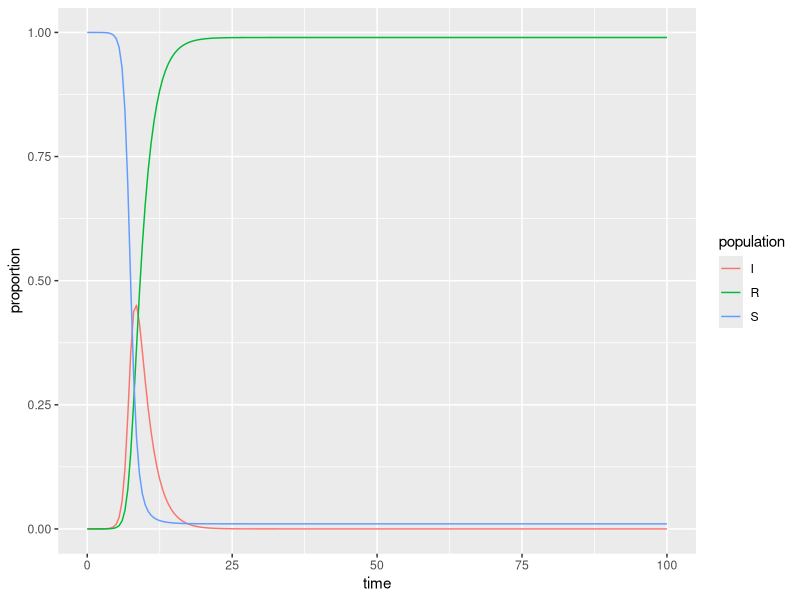

The R source for this figure:
## ---- chunk 1
#| message: false
#| warning: false
library(tidyverse)
library(deSolve)
## ---- chunk 2
# Proportion in each compartment: Susceptible 0.999999, Infected 0.000001, Recovered 0 (these are directly from the example linked above) ----
init <- c(S = 1-1e-6, I = 1e-6, R = 0.0)

# beta: infection parameter; gamma: recovery parameter ----
parameters <- c(beta = 2.316, gamma = 0.5)

# time frame ----
times <- seq(0, 100, by = 0.5)
## ---- chunk 3
# Build the function with all ----
sir <- function(time, init, parameters) {

  with(as.list(c(init, parameters)), {
    dS <- -beta * S * I
    dI <-  beta * S * I - gamma * I
    dR <-  gamma * I
    
    return(list(c(dS, dI, dR)))
    
  })
  
}
## ---- chunk 4
# Solve using `deSolve::ode()` ----
approximation <- ode(y = init, times = times, func = sir, parms = parameters)
## ---- chunk 5
# Get output into a data frame ----
approx_df <- as.data.frame(approximation)

# Pivot longer so R will do the work for us ----
approx_long <- approx_df %>% 
  pivot_longer(cols = S:R, names_to = "population", values_to = "proportion")
## ---- chunk 6
ggplot(data = approx_long, aes(x = time, y = proportion)) +
  geom_line(aes(color = population))
